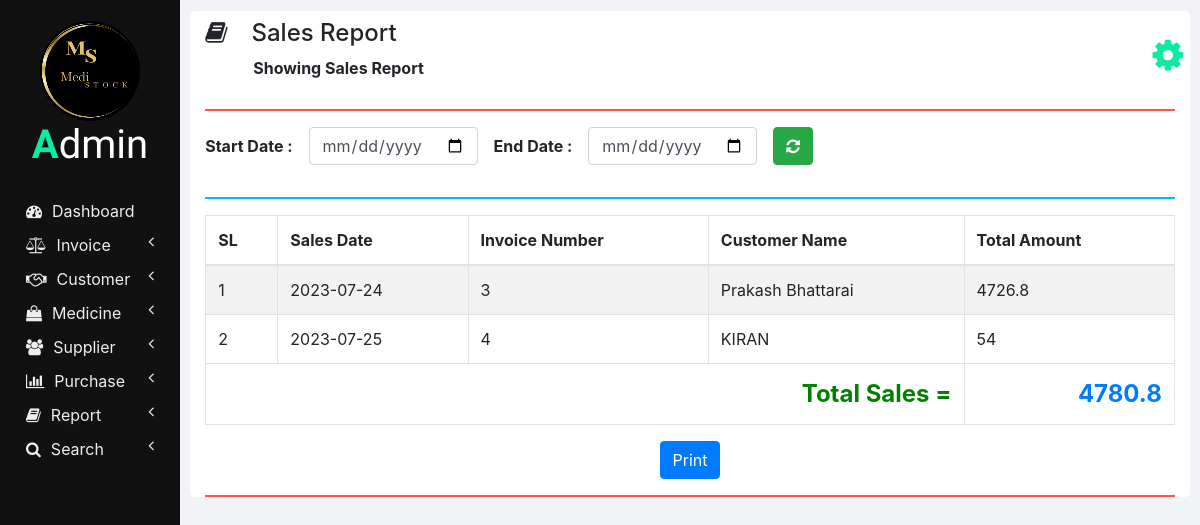
/sales_report.php, run on the app's committed database.
### tables this page shows
CREATE TABLE `invoices` (
  `INVOICE_ID` int(11) NOT NULL,
  `NET_TOTAL` double NOT NULL DEFAULT 0,
  `INVOICE_DATE` date NOT NULL DEFAULT current_timestamp(),
  `CUSTOMER_ID` int(11) NOT NULL,
  `TOTAL_AMOUNT` double NOT NULL,
  `TOTAL_DISCOUNT` double NOT NULL
);

CREATE TABLE `customers` (
  `ID` int(11) NOT NULL,
  `NAME` varchar(20) NOT NULL,
  `CONTACT_NUMBER` varchar(10) NOT NULL,
  `ADDRESS` varchar(100) NOT NULL,
  `DOCTOR_NAME` varchar(20) NOT NULL,
  `DOCTOR_ADDRESS` varchar(100) NOT NULL
);

### php/report.php (the view, shortened to what this page needs)
  <?php
function showSales($start_date, $end_date) {
  ?>
  <thead>
    <tr>
      <th>SL</th>
      <th>Sales Date</th>
      <th>Invoice Number</th>
      <th>Customer Name</th>
      <th>Total Amount</th>
    </tr>
  </thead>
  <tbody>
  <?php
  require "db_connection.php";
  if($con) {
    $seq_no = 0;
    $total = 0;
    if($start_date == "" || $end_date == "")
      $query = "SELECT * FROM invoices INNER JOIN customers ON invoices.CUSTOMER_ID = customers.ID";
    else
      $query = "SELECT * FROM invoices INNER JOIN customers ON invoices.CUSTOMER_ID = customers.ID WHERE INVOICE_DATE BETWEEN '$start_date' AND '$end_date'";
    $result = mysqli_query($con, $query);
    while($row = mysqli_fetch_array($result)) {
      $seq_no++;
      showSalesRow($seq_no, $row);
      $total = $total + $row['NET_TOTAL'];
    }
    ?>
    </tbody>
    <tfoot class="font-weight-bold">
      <tr style="text-align: right; font-size: 24px;">
        <td colspan="4" style="color: green;">&nbsp;Total Sales =</td>
        <td class="text-primary"><?php echo $total; ?></td>
      </tr>
    </tfoot>
    <?php
  }
}
function showSalesRow($seq_no, $row) {
  ?>
  <tr>
    <td><?php echo $seq_no; ?></td>
    <td><?php echo $row['INVOICE_DATE']; ?></td>
    <td><?php echo $row['INVOICE_ID']; ?></td>
    <td><?php echo $row['NAME']; ?></td>
    <td><?php echo $row['NET_TOTAL'] ?></td>
  </tr>
  <?php
}
?>

### css/sidenav.css (style rules this page uses)
body { background-color: #f1f3f6; }
.sidenav { width: 15%; height: 100vh; background-color: #222222; position: fixed; z-index: 1; flex: 1 0 auto; }
.card { width: 100%; height: 100%; top: 0; border-radius: 0; background-color: #111111; }
.logo .logo-caption { font-family: 'Poiret One', cursive; color: #ffffff; text-align: center; margin-bottom: 25px; }
.logo .profile { margin-left: 50%; border-radius: 50%; transform: translate(-50%); }
.logo .tweak { color:#0ceba0; font-weight: bold; }
.main-menu-item { padding: 5px 5px; cursor: pointer; }
.main-menu-item > a { color: #eeeeee; text-decoration: none; font-size: 16px; }
.main-menu-item > a > span { margin-left: 10px; }

### css/home.css (style rules this page uses)
html, body { height: 100vh; }

### data on the page
invoices: seq_no "1", INVOICE_DATE "2023-07-24", INVOICE_ID "3", CUSTOMER_ID.NAME "Prakash Bhattarai", NET_TOTAL "4726.8"
invoices: seq_no "2", INVOICE_DATE "2023-07-25", INVOICE_ID "4", CUSTOMER_ID.NAME "KIRAN", NET_TOTAL "54"

### other printed values
$heading "Sales Report"
$sub_heading "Showing Sales Report"
$total "4780.8"
